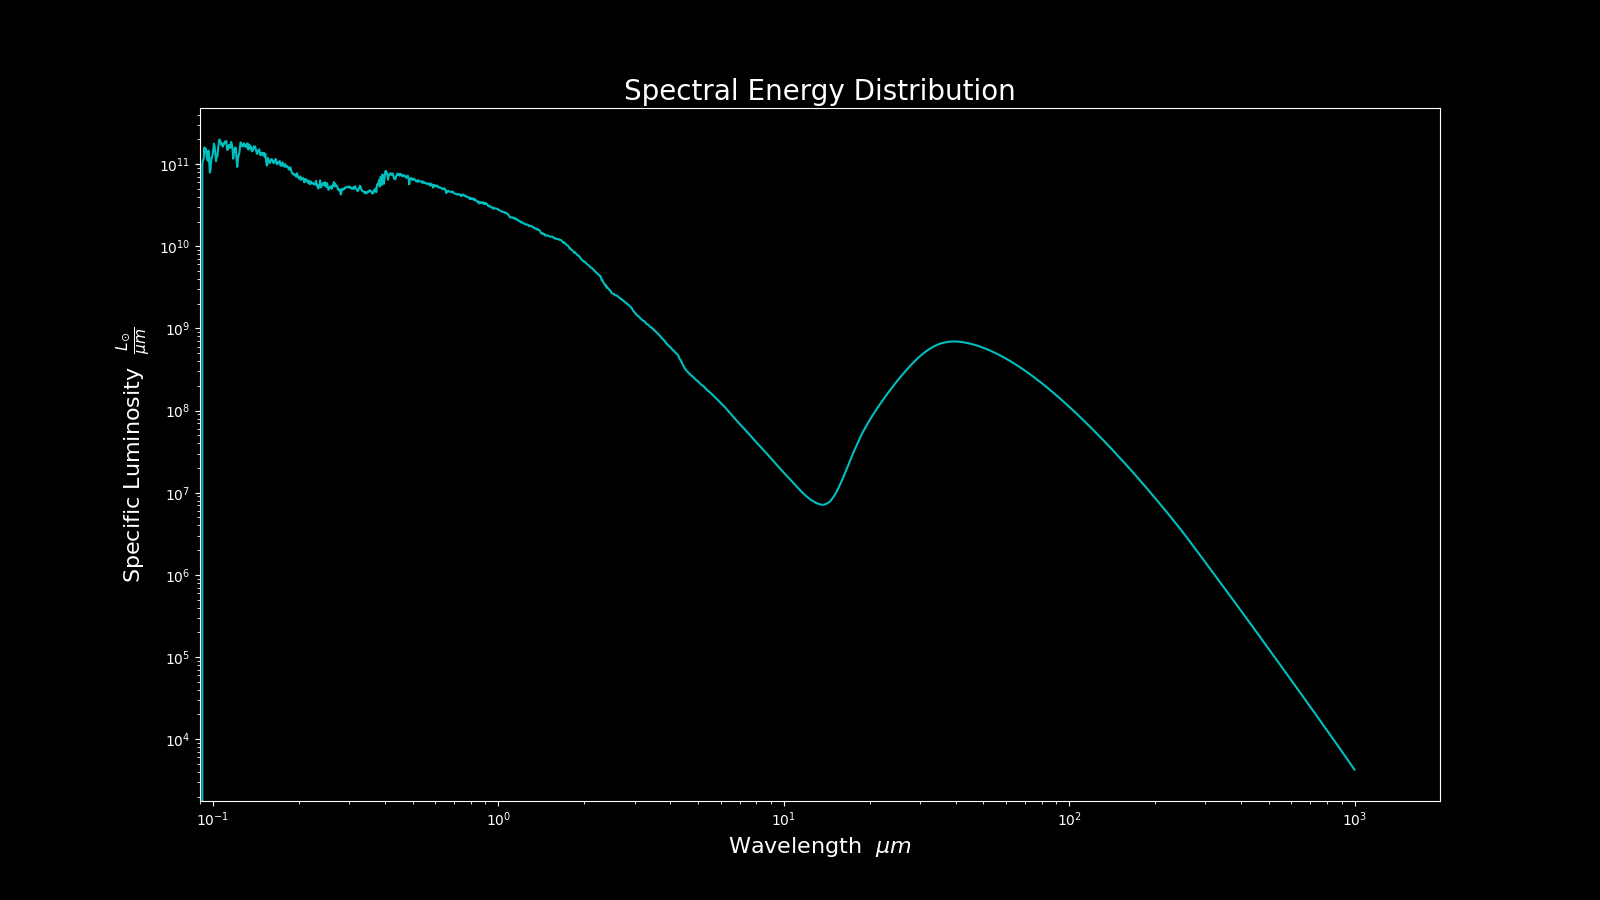

The Python source for this figure:
# Import modules
import numpy as np
import matplotlib.pyplot as plt
from astropy import units as u
from astropy.table import Table, Column


# 1. Read the datafile sed.txt and save to table
  # columns are wavelength (micron) and 
  # specific luminosity (Lsun/micron)
data = Table.read('sed.txt', format='ascii')
data.rename_column('col1', 'Wavelength')
data.rename_column('col2', 'Luminosity')
data['Wavelength'].unit = u.micron
data['Luminosity'].unit = u.Lsun / u.micron


# 2. Integrate from 10 - 1000 microns
IR_data = data[(data['Wavelength'] > 10) & (data['Wavelength'] < 1000)]
IR_ergs = (np.trapz(IR_data['Luminosity'], -IR_data['Wavelength']) << u.Lsun ).to(u.erg/u.s)
print('Specific Luminosity in the IR: ', IR_ergs)


# 3. Plot spectral energy distribution
plt.rcParams["figure.figsize"] = [16, 9]
plt.style.use('dark_background')
plt.rc('axes', labelsize=16, titlesize=20)

xs = data['Wavelength']
ys = data['Luminosity']

plt.plot(xs, ys, c='c')
plt.xscale('log')
plt.yscale('log')

plt.title('Spectral Energy Distribution')
plt.xlabel(r'Wavelength  $\mu m$')
plt.ylabel(r'Specific Luminosity  $\frac{L_{\odot}}{\mu m}$')
_=plt.xlim(0.09)

plt.savefig('reyesrivera_daniel_hw7.png')